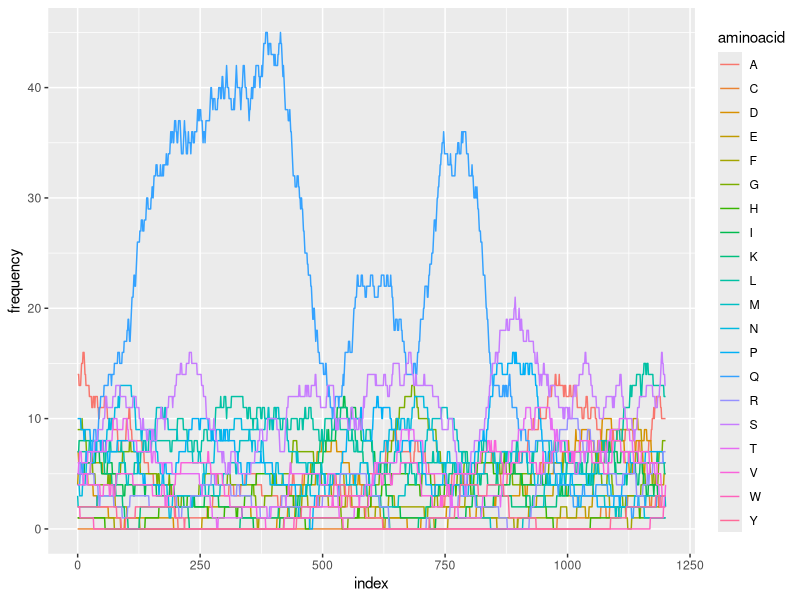

Generate this figure with R:
library(ggplot2)

setwd("~/Research/projects/Canthatch/data/protein_composition/")
data = read.table(file="Med15bD_analysis.txt", header=T)
data = data.frame(data)

postscript(file="aa_frequency.ps", width=20, height=6)
ggplot(data, aes(x=index, y=frequency, color=aminoacid)) + geom_line()
dev.off()
